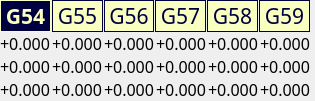
              <widget class="QFrame" name="frmCoordOffsetsValues">
               <property name="minimumSize">
                <size>
                 <width>0</width>
                 <height>0</height>
                </size>
               </property>
               <layout class="QVBoxLayout" name="verticalLayout_3">
                <property name="spacing">
                 <number>0</number>
                </property>
                <property name="leftMargin">
                 <number>0</number>
                </property>
                <property name="topMargin">
                 <number>0</number>
                </property>
                <property name="rightMargin">
                 <number>4</number>
                </property>
                <property name="bottomMargin">
                 <number>0</number>
                </property>
                <item>
                 <layout class="QHBoxLayout" name="horizontalLayout_6">
                  <property name="spacing">
                   <number>1</number>
                  </property>
                  <property name="rightMargin">
                   <number>1</number>
                  </property>
                  <item>
                   <widget class="cnQLabel" name="lblG54">
                    <property name="minimumSize">
                     <size>
                      <width>0</width>
                      <height>0</height>
                     </size>
                    </property>
                    <property name="font">
                     <font>
                      <family>LED Calculator</family>
                      <pointsize>16</pointsize>
                      <weight>75</weight>
                      <bold>true</bold>
                     </font>
                    </property>
                    <property name="cursor">
                     <cursorShape>PointingHandCursor</cursorShape>
                    </property>
                    <property name="contextMenuPolicy">
                     <enum>Qt::CustomContextMenu</enum>
                    </property>
                    <property name="toolTip">
                     <string>Decalage origine piece 1</string>
                    </property>
                    <property name="styleSheet">
                     <string notr="true">background-color: rgb(0, 0, 63);
color: rgb(248, 255, 192);</string>
                    </property>
                    <property name="frameShape">
                     <enum>QFrame::Box</enum>
                    </property>
                    <property name="frameShadow">
                     <enum>QFrame::Plain</enum>
                    </property>
                    <property name="text">
                     <string notr="true">G54</string>
                    </property>
                    <property name="alignment">
                     <set>Qt::AlignCenter</set>
                    </property>
                   </widget>
                  </item>
                  <item>
                   <widget class="cnQLabel" name="lblG55">
                    <property name="minimumSize">
                     <size>
                      <width>0</width>
                      <height>0</height>
                     </size>
                    </property>
                    <property name="font">
                     <font>
                      <family>LED Calculator</family>
                      <pointsize>16</pointsize>
                     </font>
                    </property>
                    <property name="cursor">
                     <cursorShape>PointingHandCursor</cursorShape>
                    </property>
                    <property name="contextMenuPolicy">
                     <enum>Qt::CustomContextMenu</enum>
                    </property>
                    <property name="toolTip">
                     <string>Decalage origine piece 2</string>
                    </property>
                    <property name="styleSheet">
                     <string notr="true">background-color: rgb(248, 255, 192);
color: rgb(0, 0, 63);
</string>
                    </property>
                    <property name="frameShape">
                     <enum>QFrame::Box</enum>
                    </property>
                    <property name="frameShadow">
                     <enum>QFrame::Plain</enum>
                    </property>
                    <property name="text">
                     <string notr="true">G55</string>
                    </property>
                    <property name="alignment">
                     <set>Qt::AlignCenter</set>
                    </property>
                   </widget>
                  </item>
                  <item>
                   <widget class="cnQLabel" name="lblG56">
                    <property name="minimumSize">
                     <size>
                      <width>0</width>
                      <height>0</height>
                     </size>
                    </property>
                    <property name="font">
                     <font>
                      <family>LED Calculator</family>
                      <pointsize>16</pointsize>
                     </font>
                    </property>
                    <property name="cursor">
                     <cursorShape>PointingHandCursor</cursorShape>
                    </property>
                    <property name="contextMenuPolicy">
                     <enum>Qt::CustomContextMenu</enum>
                    </property>
                    <property name="toolTip">
                     <string>Decalage origine piece 3</string>
                    </property>
                    <property name="styleSheet">
                     <string notr="true">background-color: rgb(248, 255, 192);
color: rgb(0, 0, 63);
</string>
                    </property>
                    <property name="frameShape">
                     <enum>QFrame::Box</enum>
                    </property>
                    <property name="frameShadow">
                     <enum>QFrame::Plain</enum>
                    </property>
                    <property name="text">
                     <string notr="true">G56</string>
                    </property>
                    <property name="alignment">
                     <set>Qt::AlignCenter</set>
                    </property>
                   </widget>
                  </item>
                  <item>
                   <widget class="cnQLabel" name="lblG57">
                    <property name="minimumSize">
                     <size>
                      <width>0</width>
                      <height>0</height>
                     </size>
                    </property>
                    <property name="font">
                     <font>
                      <family>LED Calculator</family>
                      <pointsize>16</pointsize>
                     </font>
                    </property>
                    <property name="cursor">
                     <cursorShape>PointingHandCursor</cursorShape>
                    </property>
                    <property name="contextMenuPolicy">
                     <enum>Qt::CustomContextMenu</enum>
                    </property>
                    <property name="toolTip">
                     <string>Decalage origine piece 4</string>
                    </property>
                    <property name="styleSheet">
                     <string notr="true">background-color: rgb(248, 255, 192);
color: rgb(0, 0, 63);
</string>
                    </property>
                    <property name="frameShape">
                     <enum>QFrame::Box</enum>
                    </property>
                    <property name="frameShadow">
                     <enum>QFrame::Plain</enum>
                    </property>
                    <property name="text">
                     <string notr="true">G57</string>
                    </property>
                    <property name="alignment">
                     <set>Qt::AlignCenter</set>
                    </property>
                   </widget>
                  </item>
                  <item>
                   <widget class="cnQLabel" name="lblG58">
                    <property name="minimumSize">
                     <size>
                      <width>0</width>
                      <height>0</height>
                     </size>
                    </property>
                    <property name="font">
                     <font>
                      <family>LED Calculator</family>
                      <pointsize>16</pointsize>
                     </font>
                    </property>
                    <property name="cursor">
                     <cursorShape>PointingHandCursor</cursorShape>
                    </property>
                    <property name="contextMenuPolicy">
                     <enum>Qt::CustomContextMenu</enum>
                    </property>
                    <property name="toolTip">
                     <string>Decalage origine piece 5</string>
                    </property>
                    <property name="styleSheet">
                     <string notr="true">background-color: rgb(248, 255, 192);
color: rgb(0, 0, 63);
</string>
                    </property>
                    <property name="frameShape">
                     <enum>QFrame::Box</enum>
                    </property>
                    <property name="frameShadow">
                     <enum>QFrame::Plain</enum>
                    </property>
                    <property name="lineWidth">
                     <number>1</number>
                    </property>
                    <property name="text">
                     <string notr="true">G58</string>
                    </property>
                    <property name="alignment">
                     <set>Qt::AlignCenter</set>
                    </property>
                   </widget>
                  </item>
                  <item>
                   <widget class="cnQLabel" name="lblG59">
                    <property name="minimumSize">
                     <size>
                      <width>0</width>
                      <height>0</height>
                     </size>
                    </property>
                    <property name="font">
                     <font>
                      <family>LED Calculator</family>
                      <pointsize>16</pointsize>
                     </font>
                    </property>
                    <property name="cursor">
                     <cursorShape>PointingHandCursor</cursorShape>
                    </property>
                    <property name="contextMenuPolicy">
                     <enum>Qt::CustomContextMenu</enum>
                    </property>
                    <property name="toolTip">
                     <string>Decalage origine piece 6</string>
                    </property>
                    <property name="styleSheet">
                     <string notr="true">background-color: rgb(248, 255, 192);
color: rgb(0, 0, 63);
</string>
                    </property>
                    <property name="frameShape">
                     <enum>QFrame::Box</enum>
                    </property>
                    <property name="frameShadow">
                     <enum>QFrame::Plain</enum>
                    </property>
                    <property name="text">
                     <string notr="true">G59</string>
                    </property>
                    <property name="alignment">
                     <set>Qt::AlignCenter</set>
                    </property>
                   </widget>
                  </item>
                 </layout>
                </item>
                <item>
                 <layout class="QHBoxLayout" name="horizontalLayout_5">
                  <property name="spacing">
                   <number>2</number>
                  </property>
                  <property name="rightMargin">
                   <number>1</number>
                  </property>
                  <item>
                   <widget class="QLabel" name="lblG5xX">
                    <property name="minimumSize">
                     <size>
                      <width>0</width>
                      <height>0</height>
                     </size>
                    </property>
                    <property name="font">
                     <font>
                      <family>LED Calculator</family>
                      <pointsize>12</pointsize>
                     </font>
                    </property>
                    <property name="frameShape">
                     <enum>QFrame::NoFrame</enum>
                    </property>
                    <property name="frameShadow">
                     <enum>QFrame::Sunken</enum>
                    </property>
                    <property name="text">
                     <string notr="true">+0.000</string>
                    </property>
                    <property name="alignment">
                     <set>Qt::AlignRight|Qt::AlignTrailing|Qt::AlignVCenter</set>
                    </property>
                   </widget>
                  </item>
                  <item>
                   <widget class="QLabel" name="lblG5xY">
                    <property name="minimumSize">
                     <size>
                      <width>0</width>
                      <height>0</height>
                     </size>
                    </property>
                    <property name="font">
                     <font>
                      <family>LED Calculator</family>
                      <pointsize>12</pointsize>
                     </font>
                    </property>
                    <property name="frameShape">
                     <enum>QFrame::NoFrame</enum>
                    </property>
                    <property name="frameShadow">
                     <enum>QFrame::Sunken</enum>
                    </property>
                    <property name="text">
                     <string notr="true">+0.000</string>
                    </property>
                    <property name="alignment">
                     <set>Qt::AlignRight|Qt::AlignTrailing|Qt::AlignVCenter</set>
                    </property>
                   </widget>
                  </item>
                  <item>
                   <widget class="QLabel" name="lblG5xZ">
                    <property name="minimumSize">
                     <size>
                      <width>0</width>
                      <height>0</height>
                     </size>
                    </property>
                    <property name="font">
                     <font>
                      <family>LED Calculator</family>
                      <pointsize>12</pointsize>
                     </font>
                    </property>
                    <property name="frameShape">
                     <enum>QFrame::NoFrame</enum>
                    </property>
                    <property name="frameShadow">
                     <enum>QFrame::Sunken</enum>
                    </property>
                    <property name="text">
                     <string notr="true">+0.000</string>
                    </property>
                    <property name="alignment">
                     <set>Qt::AlignRight|Qt::AlignTrailing|Qt::AlignVCenter</set>
                    </property>
                   </widget>
                  </item>
                  <item>
                   <widget class="QLabel" name="lblG5xA">
                    <property name="minimumSize">
                     <size>
                      <width>0</width>
                      <height>0</height>
                     </size>
                    </property>
                    <property name="font">
                     <font>
                      <family>LED Calculator</family>
                      <pointsize>12</pointsize>
                     </font>
                    </property>
                    <property name="frameShape">
                     <enum>QFrame::NoFrame</enum>
                    </property>
                    <property name="frameShadow">
                     <enum>QFrame::Sunken</enum>
                    </property>
                    <property name="text">
                     <string notr="true">+0.000</string>
                    </property>
                    <property name="alignment">
                     <set>Qt::AlignRight|Qt::AlignTrailing|Qt::AlignVCenter</set>
                    </property>
                   </widget>
                  </item>
                  <item>
                   <widget class="QLabel" name="lblG5xB">
                    <property name="minimumSize">
                     <size>
                      <width>0</width>
                      <height>0</height>
                     </size>
                    </property>
                    <property name="font">
                     <font>
                      <family>LED Calculator</family>
                      <pointsize>12</pointsize>
                     </font>
                    </property>
                    <property name="frameShape">
                     <enum>QFrame::NoFrame</enum>
                    </property>
                    <property name="frameShadow">
                     <enum>QFrame::Sunken</enum>
                    </property>
                    <property name="text">
                     <string notr="true">+0.000</string>
                    </property>
                    <property name="alignment">
                     <set>Qt::AlignRight|Qt::AlignTrailing|Qt::AlignVCenter</set>
                    </property>
                   </widget>
                  </item>
                  <item>
                   <widget class="QLabel" name="lblG5xC">
                    <property name="minimumSize">
                     <size>
                      <width>0</width>
                      <height>0</height>
                     </size>
                    </property>
                    <property name="font">
                     <font>
                      <family>LED Calculator</family>
                      <pointsize>12</pointsize>
                     </font>
                    </property>
                    <property name="frameShape">
                     <enum>QFrame::NoFrame</enum>
                    </property>
                    <property name="frameShadow">
                     <enum>QFrame::Sunken</enum>
                    </property>
                    <property name="text">
                     <string notr="true">+0.000</string>
                    </property>
                    <property name="alignment">
                     <set>Qt::AlignRight|Qt::AlignTrailing|Qt::AlignVCenter</set>
                    </property>
                   </widget>
                  </item>
                 </layout>
                </item>
                <item>
                 <layout class="QHBoxLayout" name="horizontalLayout_4">
                  <property name="spacing">
                   <number>2</number>
                  </property>
                  <property name="rightMargin">
                   <number>1</number>
                  </property>
                  <item>
                   <widget class="QLabel" name="lblG92X">
                    <property name="minimumSize">
                     <size>
                      <width>0</width>
                      <height>0</height>
                     </size>
                    </property>
                    <property name="font">
                     <font>
                      <family>LED Calculator</family>
                      <pointsize>12</pointsize>
                     </font>
                    </property>
                    <property name="frameShape">
                     <enum>QFrame::NoFrame</enum>
                    </property>
                    <property name="frameShadow">
                     <enum>QFrame::Sunken</enum>
                    </property>
                    <property name="text">
                     <string notr="true">+0.000</string>
                    </property>
                    <property name="alignment">
                     <set>Qt::AlignRight|Qt::AlignTrailing|Qt::AlignVCenter</set>
                    </property>
                   </widget>
                  </item>
                  <item>
                   <widget class="QLabel" name="lblG92Y">
                    <property name="minimumSize">
                     <size>
                      <width>0</width>
                      <height>0</height>
                     </size>
                    </property>
                    <property name="font">
                     <font>
                      <family>LED Calculator</family>
                      <pointsize>12</pointsize>
                     </font>
                    </property>
                    <property name="frameShape">
                     <enum>QFrame::NoFrame</enum>
                    </property>
                    <property name="frameShadow">
                     <enum>QFrame::Sunken</enum>
                    </property>
                    <property name="text">
                     <string notr="true">+0.000</string>
                    </property>
                    <property name="alignment">
                     <set>Qt::AlignRight|Qt::AlignTrailing|Qt::AlignVCenter</set>
                    </property>
                   </widget>
                  </item>
                  <item>
                   <widget class="QLabel" name="lblG92Z">
                    <property name="minimumSize">
                     <size>
                      <width>0</width>
                      <height>0</height>
                     </size>
                    </property>
                    <property name="font">
                     <font>
                      <family>LED Calculator</family>
                      <pointsize>12</pointsize>
                     </font>
                    </property>
                    <property name="frameShape">
                     <enum>QFrame::NoFrame</enum>
                    </property>
                    <property name="frameShadow">
                     <enum>QFrame::Sunken</enum>
                    </property>
                    <property name="text">
                     <string notr="true">+0.000</string>
                    </property>
                    <property name="alignment">
                     <set>Qt::AlignRight|Qt::AlignTrailing|Qt::AlignVCenter</set>
                    </property>
                   </widget>
                  </item>
                  <item>
                   <widget class="QLabel" name="lblG92A">
                    <property name="minimumSize">
                     <size>
                      <width>0</width>
                      <height>0</height>
                     </size>
                    </property>
                    <property name="font">
                     <font>
                      <family>LED Calculator</family>
                      <pointsize>12</pointsize>
                     </font>
                    </property>
                    <property name="frameShape">
                     <enum>QFrame::NoFrame</enum>
                    </property>
                    <property name="frameShadow">
                     <enum>QFrame::Sunken</enum>
                    </property>
                    <property name="text">
                     <string notr="true">+0.000</string>
                    </property>
                    <property name="alignment">
                     <set>Qt::AlignRight|Qt::AlignTrailing|Qt::AlignVCenter</set>
                    </property>
                   </widget>
                  </item>
                  <item>
                   <widget class="QLabel" name="lblG92B">
                    <property name="minimumSize">
                     <size>
                      <width>0</width>
                      <height>0</height>
                     </size>
                    </property>
                    <property name="font">
                     <font>
                      <family>LED Calculator</family>
                      <pointsize>12</pointsize>
                     </font>
                    </property>
                    <property name="frameShape">
                     <enum>QFrame::NoFrame</enum>
                    </property>
                    <property name="frameShadow">
                     <enum>QFrame::Sunken</enum>
                    </property>
                    <property name="text">
                     <string notr="true">+0.000</string>
                    </property>
                    <property name="alignment">
                     <set>Qt::AlignRight|Qt::AlignTrailing|Qt::AlignVCenter</set>
                    </property>
                   </widget>
                  </item>
                  <item>
                   <widget class="QLabel" name="lblG92C">
                    <property name="minimumSize">
                     <size>
                      <width>0</width>
                      <height>0</height>
                     </size>
                    </property>
                    <property name="font">
                     <font>
                      <family>LED Calculator</family>
                      <pointsize>12</pointsize>
                     </font>
                    </property>
                    <property name="frameShape">
                     <enum>QFrame::NoFrame</enum>
                    </property>
                    <property name="frameShadow">
                     <enum>QFrame::Sunken</enum>
                    </property>
                    <property name="text">
                     <string notr="true">+0.000</string>
                    </property>
                    <property name="alignment">
                     <set>Qt::AlignRight|Qt::AlignTrailing|Qt::AlignVCenter</set>
                    </property>
                   </widget>
                  </item>
                 </layout>
                </item>
                <item>
                 <layout class="QHBoxLayout" name="horizontalLayout_23">
                  <property name="spacing">
                   <number>2</number>
                  </property>
                  <property name="rightMargin">
                   <number>1</number>
                  </property>
                  <item>
                   <widget class="QLabel" name="lblWcoX">
                    <property name="minimumSize">
                     <size>
                      <width>0</width>
                      <height>0</height>
                     </size>
                    </property>
                    <property name="font">
                     <font>
                      <family>LED Calculator</family>
                      <pointsize>12</pointsize>
                     </font>
                    </property>
                    <property name="frameShape">
                     <enum>QFrame::NoFrame</enum>
                    </property>
                    <property name="frameShadow">
                     <enum>QFrame::Sunken</enum>
                    </property>
                    <property name="text">
                     <string notr="true">+0.000</string>
                    </property>
                    <property name="alignment">
                     <set>Qt::AlignRight|Qt::AlignTrailing|Qt::AlignVCenter</set>
                    </property>
                   </widget>
                  </item>
                  <item>
                   <widget class="QLabel" name="lblWcoY">
                    <property name="minimumSize">
                     <size>
                      <width>0</width>
                      <height>0</height>
                     </size>
                    </property>
                    <property name="font">
                     <font>
                      <family>LED Calculator</family>
                      <pointsize>12</pointsize>
                     </font>
                    </property>
                    <property name="frameShape">
                     <enum>QFrame::NoFrame</enum>
                    </property>
                    <property name="frameShadow">
                     <enum>QFrame::Sunken</enum>
                    </property>
                    <property name="text">
                     <string notr="true">+0.000</string>
                    </property>
                    <property name="alignment">
                     <set>Qt::AlignRight|Qt::AlignTrailing|Qt::AlignVCenter</set>
                    </property>
                   </widget>
                  </item>
                  <item>
                   <widget class="QLabel" name="lblWcoZ">
                    <property name="minimumSize">
                     <size>
                      <width>0</width>
                      <height>0</height>
                     </size>
                    </property>
                    <property name="font">
                     <font>
                      <family>LED Calculator</family>
                      <pointsize>12</pointsize>
                     </font>
                    </property>
                    <property name="frameShape">
                     <enum>QFrame::NoFrame</enum>
                    </property>
                    <property name="frameShadow">
                     <enum>QFrame::Sunken</enum>
                    </property>
                    <property name="text">
                     <string notr="true">+0.000</string>
                    </property>
                    <property name="alignment">
                     <set>Qt::AlignRight|Qt::AlignTrailing|Qt::AlignVCenter</set>
                    </property>
                   </widget>
                  </item>
                  <item>
                   <widget class="QLabel" name="lblWcoA">
                    <property name="minimumSize">
                     <size>
                      <width>0</width>
                      <height>0</height>
                     </size>
                    </property>
                    <property name="font">
                     <font>
                      <family>LED Calculator</family>
                      <pointsize>12</pointsize>
                     </font>
                    </property>
                    <property name="frameShape">
                     <enum>QFrame::NoFrame</enum>
                    </property>
                    <property name="frameShadow">
                     <enum>QFrame::Sunken</enum>
                    </property>
                    <property name="text">
                     <string notr="true">+0.000</string>
                    </property>
                    <property name="alignment">
                     <set>Qt::AlignRight|Qt::AlignTrailing|Qt::AlignVCenter</set>
                    </property>
                   </widget>
                  </item>
                  <item>
                   <widget class="QLabel" name="lblWcoB">
                    <property name="minimumSize">
                     <size>
                      <width>0</width>
                      <height>0</height>
                     </size>
                    </property>
                    <property name="font">
                     <font>
                      <family>LED Calculator</family>
                      <pointsize>12</pointsize>
                     </font>
                    </property>
                    <property name="frameShape">
                     <enum>QFrame::NoFrame</enum>
                    </property>
                    <property name="frameShadow">
                     <enum>QFrame::Sunken</enum>
                    </property>
                    <property name="text">
                     <string notr="true">+0.000</string>
                    </property>
                    <property name="alignment">
                     <set>Qt::AlignRight|Qt::AlignTrailing|Qt::AlignVCenter</set>
                    </property>
                   </widget>
                  </item>
                  <item>
                   <widget class="QLabel" name="lblWcoC">
                    <property name="minimumSize">
                     <size>
                      <width>0</width>
                      <height>0</height>
                     </size>
                    </property>
                    <property name="font">
                     <font>
                      <family>LED Calculator</family>
                      <pointsize>12</pointsize>
                     </font>
                    </property>
                    <property name="frameShape">
                     <enum>QFrame::NoFrame</enum>
                    </property>
                    <property name="frameShadow">
                     <enum>QFrame::Sunken</enum>
                    </property>
                    <property name="text">
                     <string notr="true">+0.000</string>
                    </property>
                    <property name="alignment">
                     <set>Qt::AlignRight|Qt::AlignTrailing|Qt::AlignVCenter</set>
                    </property>
                   </widget>
                  </item>
                 </layout>
                </item>
               </layout>
              </widget>
